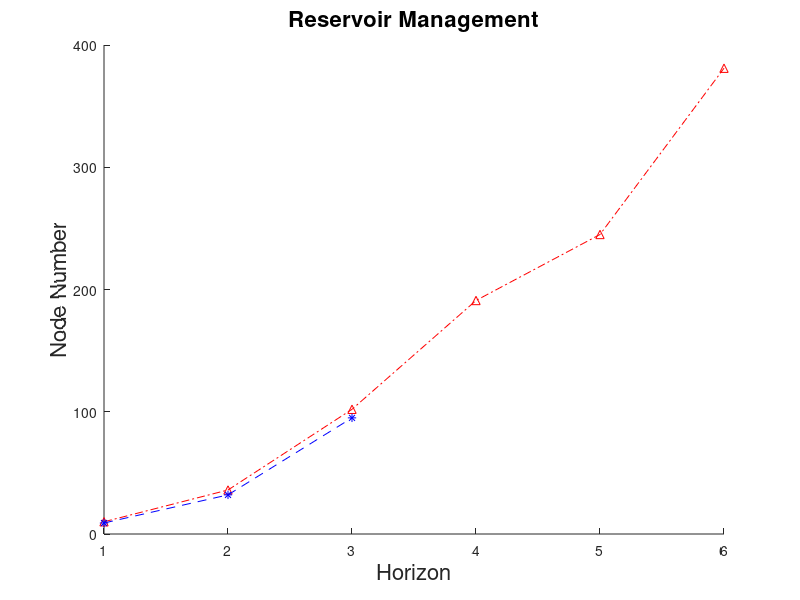

The MATLAB script that drew this image: (Note: this script raises an error after producing the figure.)
noP = [1    10   703;
    2   36  7968;
    3   102  147484;
    4   191  651187;
    5   245  37102453;
    6   381  50778063]

Res = [1   9   426;
    2   32  25029840;
    3   95  31226169]

iter = noP(:,1)

figure;
hold on;
xlabel('Horizon', 'FontSize', 16);
ylabel('Node Number', 'FontSize', 16);
title('Reservoir Management', 'FontSize', 16);
set(gca,'XTick',1:1:6);
%axes('FontSize', 16);
plot(1:6, noP(:,2), '-.r^');
plot(1:3, Res(:,2), '--b*');

legend('With LP-solver','With LP and SAT solvers',2);
hold off;


%%
figure;
semilogy(iter,noP(:,3), '--r*');
hold on;
semilogy(iter(1:3),Res(:,3), '-bo');
xlabel('Horizon', 'FontSize', 16);
ylabel('Time(ms)', 'FontSize', 16);
title('Reservoir Management', 'FontSize', 16);
set(gca,'XTick',1:1:6);
legend('With LP-solver','With LP and SAT solvers',2);
hold off;